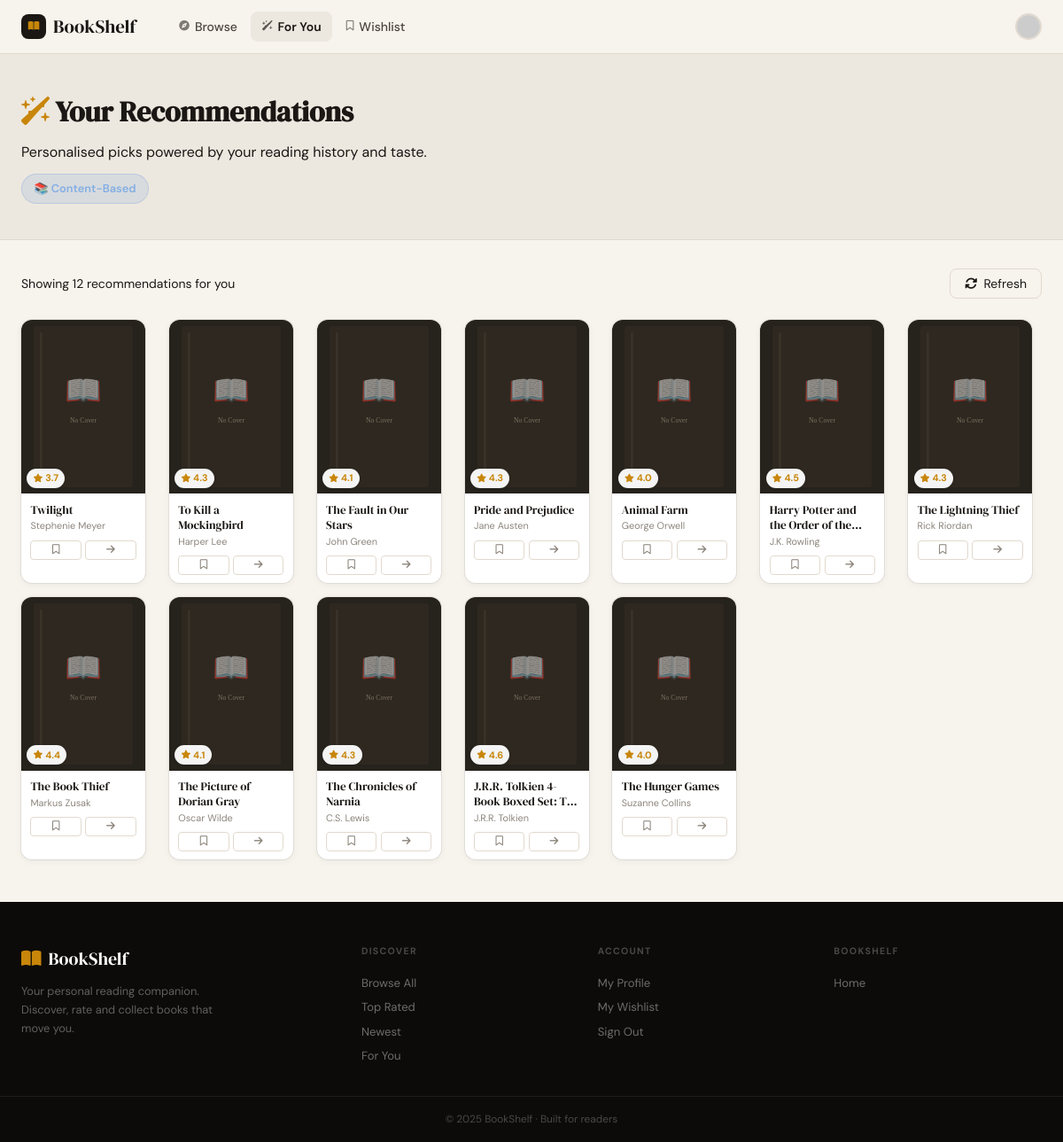
The app's page /recommendations/ (signed in) with its own data.
### app/models.py (models this page shows, shortened)
class Book(db.Model):
    __tablename__ = 'books'
    __table_args__ = {'extend_existing': True}
    id                 = db.Column(db.Integer, primary_key=True)
    isbn               = db.Column(db.String(30))
    isbn13             = db.Column(db.String(20))
    external_id        = db.Column(db.String(256))          # raw id from CSV e.g. show/1234.Title
    title              = db.Column(db.String(512), nullable=False)
    series             = db.Column(db.String(256))          # e.g. "BTTH, #1"
    author             = db.Column(db.String(512))
    publisher          = db.Column(db.String(256))
    description        = db.Column(db.Text)
    cover_image_url    = db.Column(db.String(1024))
    publication_date   = db.Column(db.String(50))
    page_count         = db.Column(db.Integer)
    language           = db.Column(db.String(50))
    category           = db.Column(db.String(256))          # e.g. "Web Novel (Xianxia)"
    region             = db.Column(db.String(100))          # e.g. "China"
    amazon_link        = db.Column(db.String(1024))
    free_source_link   = db.Column(db.String(1024))
    free_source_name   = db.Column(db.String(256))          # e.g. "Official Translation"
    average_rating     = db.Column(db.Float, default=0.0)
    ratings_count      = db.Column(db.Integer, default=0)
    text_reviews_count = db.Column(db.Integer, default=0)
    popularity         = db.Column(db.Float, default=0.0)
    created_at         = db.Column(db.DateTime, default=datetime.utcnow, nullable=False)
    updated_at         = db.Column(db.DateTime, default=datetime.utcnow,
                                   onupdate=datetime.utcnow, nullable=False)
    genres  = db.relationship('Genre', secondary=book_genres, lazy='subquery',
                              backref=db.backref('books', lazy=True))
    ratings = db.relationship('Rating',      backref='book', lazy='dynamic', cascade='all,delete')
    wishers = db.relationship('Wishlist',    backref='book', lazy='dynamic', cascade='all,delete')
    readers = db.relationship('ReadHistory', backref='book', lazy='dynamic', cascade='all,delete')
    def cover(self):
        if self.cover_image_url and self.cover_image_url.startswith('http'):
            return self.cover_image_url
        if self.isbn13:
            return f'https://covers.openlibrary.org/b/isbn/{self.isbn13}-M.jpg'
        if self.isbn and self.isbn.lower() not in ('n/a', 'na', 'none', ''):
            return f'https://covers.openlibrary.org/b/isbn/{self.isbn}-M.jpg'
        return None

### app/routes/recommendations.py (the view)
@recs_bp.route('/')
@login_required
def index():
    cache = RecommendationCache.query.filter_by(user_id=current_user.id).first()
    if cache:
        books     = Book.query.filter(Book.id.in_(cache.book_ids)).all()
        id_order  = {bid: i for i, bid in enumerate(cache.book_ids)}
        books     = sorted(books, key=lambda b: id_order.get(b.id, 999))
        algo      = cache.algo_used
    else:
        engine    = RecommendationEngine()
        book_ids, algo = engine.recommend(current_user.id)
        books     = Book.query.filter(Book.id.in_(book_ids)).all()
        id_order  = {bid: i for i, bid in enumerate(book_ids)}
        books     = sorted(books, key=lambda b: id_order.get(b.id, 999))
    return render_template('recommendations/index.html',
                           books=books, algo=algo)

### app/models.py (called while the page is built)
@login_manager.user_loader
def load_user(user_id):
    return db.session.get(User, int(user_id))

### app/templates/recommendations/index.html (shortened to what this page needs)
{% extends "base.html" %}
{% block content %}
<div class="recs-hero">
  <div class="container">
    <h1><i class="fa-solid fa-wand-sparkles" style="color:var(--gold)"></i> Your Recommendations</h1>
    <p>Personalised picks powered by your reading history and taste.</p>
    {% set algo_class = 'algo-hybrid' if algo == 'hybrid' else ('algo-collab' if algo == 'collaborative' else 'algo-content') %}
    {% set algo_label = '🔀 Hybrid Algorithm' if algo == 'hybrid' else ('🤝 Collaborative Filtering' if algo == 'collaborative' else '📚 Content-Based') %}
    <span class="algo-badge {{ algo_class }}">{{ algo_label }}</span>
  </div>
</div>
<div class="container" style="padding-top:2rem;padding-bottom:3rem">
  <div class="recs-header">
    <p style="color:var(--text-muted);font-size:.875rem">
      {% if books %}Showing {{ books|length }} recommendations for you{% endif %}
    </p>
    <button class="refresh-btn" id="refreshBtn" onclick="refreshRecs()">
      <i class="fa-solid fa-rotate"></i> Refresh
    </button>
  </div>
  {% if books %}
  <div class="books-grid" id="recsGrid">
    {% for book in books %}
    <div class="book-card" onclick="location.href='{{ url_for('books.detail', book_id=book.id) }}'">
      <div class="book-cover-wrap">
        <img class="book-cover" src="{{ book.cover() or '/static/img/no-cover.svg' }}" alt="{{ book.title }}" loading="lazy" onerror="this.src='/static/img/no-cover.svg'">
        <div class="book-badge"><i class="fa-solid fa-star"></i>{{ '%.1f'|format(book.average_rating) }}</div>
      </div>
      <div class="book-info">
        <div class="book-title">{{ book.title }}</div>
        <div class="book-author">{{ book.author or 'Unknown' }}</div>
        <div class="book-actions" onclick="event.stopPropagation()">
          <button class="book-action-btn wish-btn" data-id="{{ book.id }}">
            <i class="fa-regular fa-bookmark"></i>
          </button>
          <a href="{{ url_for('books.detail', book_id=book.id) }}" class="book-action-btn"><i class="fa-solid fa-arrow-right"></i></a>
        </div>
      </div>
    </div>
    {% endfor %}
  </div>
  {% endif %}
</div>
{% endblock %}

### app/templates/base.html (style rules this page uses)
:root { --bg: #F7F3ED; --bg-alt: #EDE8DF; --surface: #FFFFFF; --ink: #1A1714; --ink-mid: #2E2A26; --text: #1A1714; --text-2: #4A453F; --text-3: #8C857C; --border: #E2D9CE; --border-2: #CFC5B8; --red: #C74B30; --red-dark: #A33B23; --red-light: #FDF1EE; --gold: #C8860A; --gold-light: #FEF5E4; --teal: #1A6B6B; --teal-light: #EAF5F5; --green: #1A7A4A; --green-light: #EDF7F2; --dark: #0D0B09; --dark-2: #18150F; --dark-3: #252019; --s1: 0 1px 3px rgba(0,0,0,.07), 0 1px 2px rgba(0,0,0,.04); --s2: 0 4px 16px rgba(0,0,0,.09), 0 2px 4px rgba(0,0,0,.05); --s3: 0 8px 32px rgba(0,0,0,.11), 0 3px 8px rgba(0,0,0,.06); --s4: 0 24px 64px rgba(0,0,0,.15), 0 8px 24px rgba(0,0,0,.08); --card-ring: 0 0 0 1px rgba(0,0,0,.07); --r1: 4px; --r2: 8px; --r3: 12px; --r4: 18px; --r5: 9999px; --serif: 'DM Serif Display', Georgia, serif; --sans: 'DM Sans', system-ui, sans-serif; --ease: cubic-bezier(.25,.46,.45,.94); --t: .18s var(--ease); --cream: #F7F3ED; --cream-alt: #EDE8DF; --parchment: #F7F3ED; --parchment-alt: #EDE8DF; --white: #FFFFFF; --navy: #0D0B09; --navy-mid: #18150F; --navy-light: #EDF7F2; --forest: #1A7A4A; --forest-mid: #155E38; --forest-light: #EDF7F2; --terra: #C74B30; --terra-dark: #A33B23; --terra-light: #FDF1EE; --amber: #C8860A; --amber-light: #FEF5E4; --gold-l: #FEF5E4; --sage: #2D7A55; --sage-light: #EAF5EF; --text-900: #1A1714; --text-700: #2E2A26; --text-600: #3D3830; --text-500: #4A453F; --text-400: #6B655C; --text-300: #8C857C; --bg-card: #FFFFFF; --bg-surface: #EDE8DF; --bg-raised: #EDE8DF; --radius-sm: 4px; --radius-md: 8px; --radius-lg: 12px; --radius-xl: 18px; --radius-full: 9999px; --shadow-sm: 0 1px 3px rgba(0,0,0,.07); --shadow-md: 0 4px 16px rgba(0,0,0,.09); --shadow-lg: 0 8px 32px rgba(0,0,0,.11); --shadow-card: 0 0 0 1px rgba(0,0,0,.07), 0 2px 6px rgba(0,0,0,.05); --transition: .18s cubic-bezier(.25,.46,.45,.94); --font-display: 'DM Serif Display', Georgia, serif; --font-body: 'DM Sans', system-ui, sans-serif; --ease-spring: cubic-bezier(.34,1.4,.64,1); }
*,*::before,*::after { box-sizing:border-box; margin:0; padding:0; }
html { scroll-behavior:smooth; -webkit-font-smoothing:antialiased; }
body { font-family:var(--sans); background:var(--bg); color:var(--text); min-height:100vh; display:flex; flex-direction:column; line-height:1.6; }
a { color:var(--red); text-decoration:none; transition:color var(--t); }
img { display:block; max-width:100%; }
.container { max-width:1280px; margin:0 auto; padding:0 1.5rem; }
.book-card { background:var(--surface); border-radius:var(--r3); overflow:hidden; box-shadow:0 0 0 1px rgba(0,0,0,.07), 0 2px 8px rgba(0,0,0,.05); transition:transform .22s var(--ease), box-shadow .22s var(--ease); cursor:pointer; width:140px; flex-shrink:0; }
.book-cover-wrap { position:relative; overflow:hidden; }
.book-cover { width:140px; height:196px; object-fit:cover; background:var(--bg-alt); display:block; transition:transform .35s var(--ease); }
.book-badge { position:absolute; bottom:.4rem; left:.4rem; background:rgba(255,255,255,.95); border-radius:var(--r5); padding:.14rem .45rem; font-size:.68rem; font-weight:700; color:var(--gold); display:flex; align-items:center; gap:.18rem; box-shadow:0 1px 4px rgba(0,0,0,.12); }
.book-badge i { font-size:.6rem; }
.book-info { padding:.6rem .65rem .55rem; }
.book-title { font-family:var(--serif); font-size:.82rem; font-weight:400; color:var(--ink); line-height:1.3; margin-bottom:.1rem; display:-webkit-box; -webkit-line-clamp:2; -webkit-box-orient:vertical; overflow:hidden; }
.book-author { font-size:.68rem; color:var(--text-3); margin-bottom:.42rem; white-space:nowrap; overflow:hidden; text-overflow:ellipsis; }
.book-actions { display:flex; gap:.28rem; }
.book-action-btn { flex:1; padding:.28rem; border:1px solid var(--border); border-radius:var(--r1); background:transparent; color:var(--text-3); font-size:.7rem; cursor:pointer; transition:all var(--t); display:flex; align-items:center; justify-content:center; font-family:var(--sans); }
.books-grid { display:grid; grid-template-columns:repeat(auto-fill,minmax(140px,1fr)); gap:1rem; }

### records on screen
Book: average_rating "3.7", title "Twilight", author "Stephenie Meyer"
Book: average_rating "4.3", title "To Kill a Mockingbird", author "Harper Lee"
Book: average_rating "4.1", title "The Fault in Our Stars", author "John Green"
Book: average_rating "4.3", title "Pride and Prejudice", author "Jane Austen"
Book: average_rating "4.0", title "Animal Farm", author "George Orwell"
Book: average_rating "4.5", title "Harry Potter and the Order of…", author "J.K. Rowling"
Book: average_rating "4.3", title "The Lightning Thief", author "Rick Riordan"
Book: average_rating "4.4", title "The Book Thief", author "Markus Zusak"
Book: average_rating "4.1", title "The Picture of Dorian Gray", author "Oscar Wilde"
Book: average_rating "4.3", title "The Chronicles of Narnia", author "C.S. Lewis"
Book: average_rating "4.6", title "J.R.R. Tolkien 4-Book Boxed Set:…", author "J.R.R. Tolkien"
Book: average_rating "4.0", title "The Hunger Games", author "Suzanne Collins"

### other values on screen
{{ algo_label }} "📚 Content-Based"
{{ books|length }} "12"
